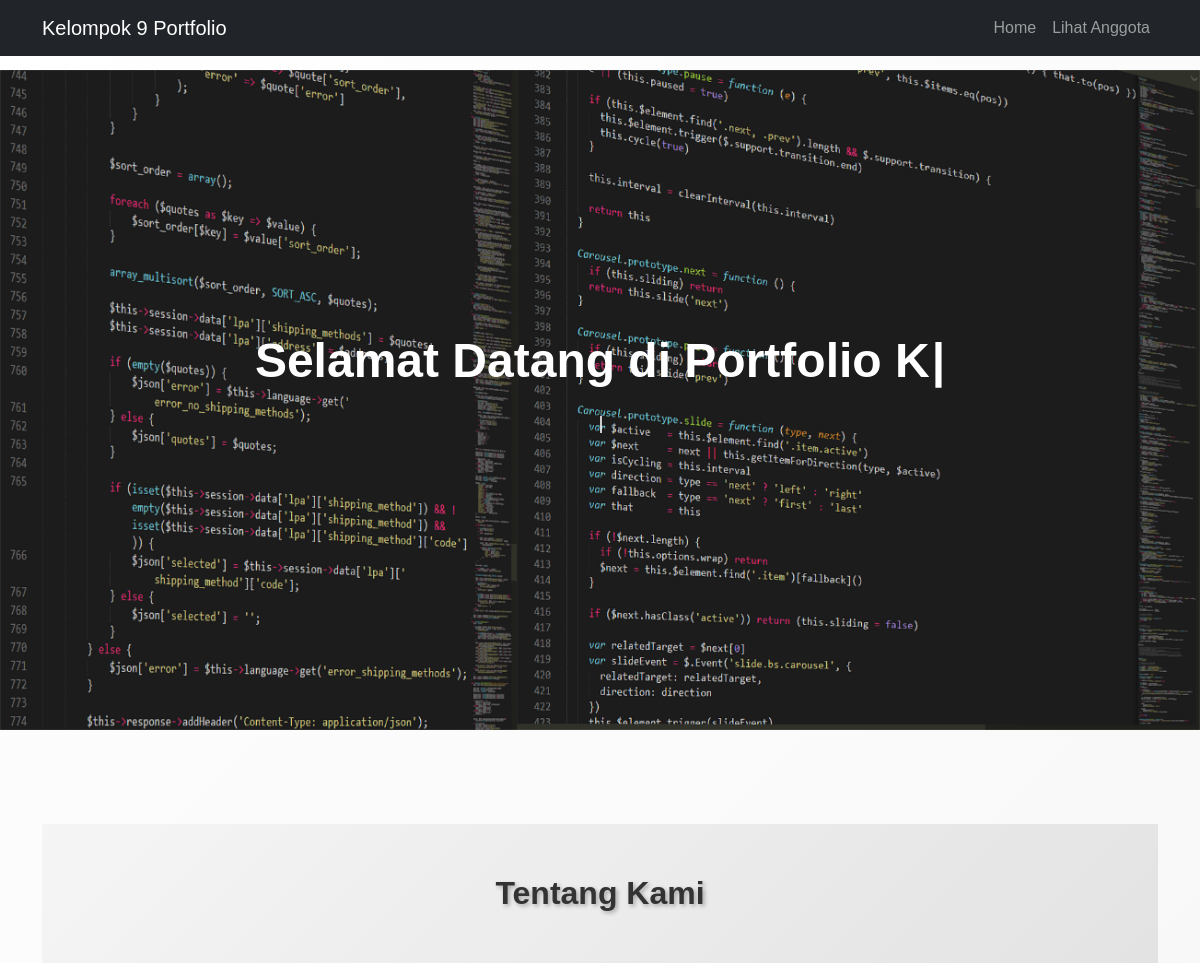
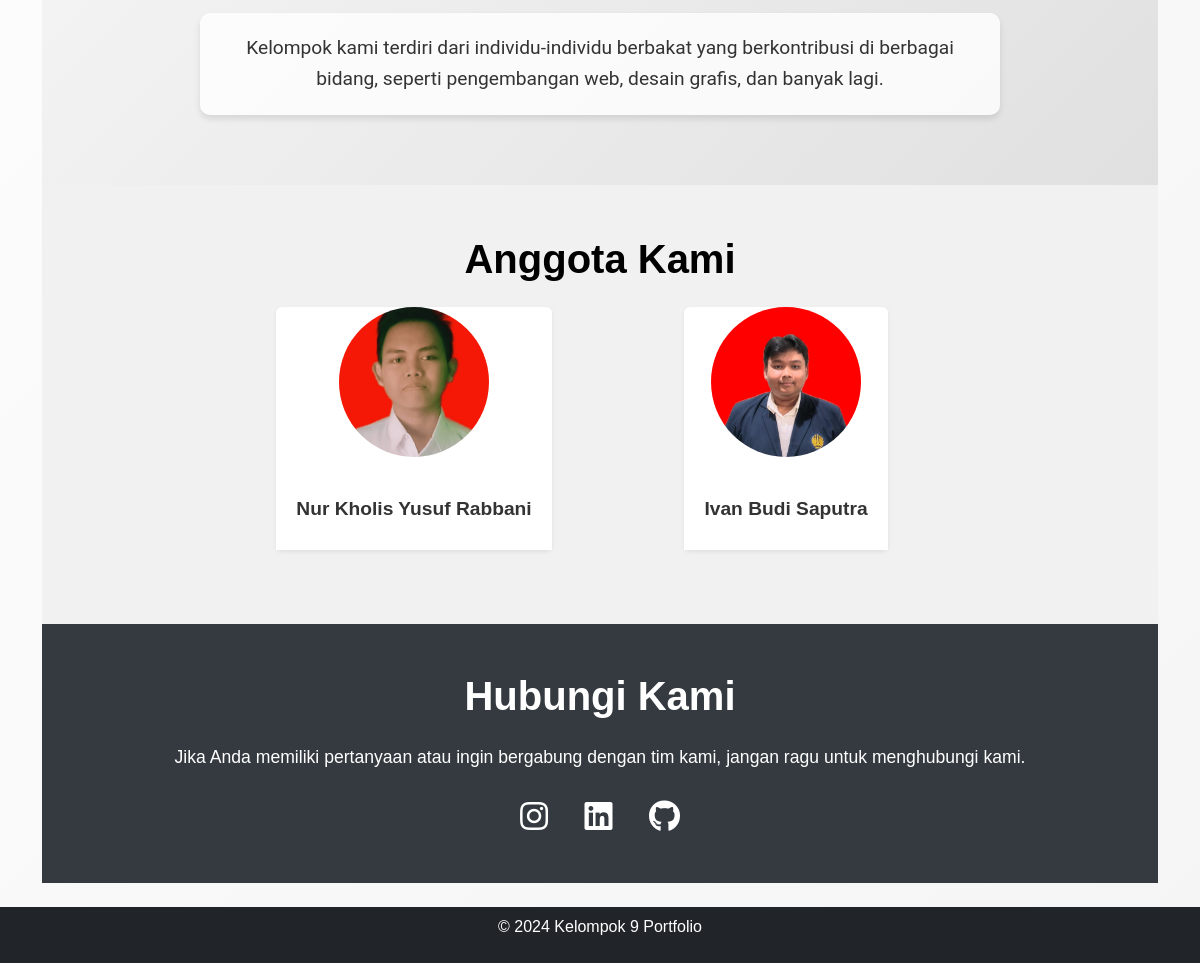
The page / on the database its author committed (2 pictures, top to bottom).
### tables this page shows
CREATE TABLE `users` (
  `id` int(11) NOT NULL,
  `name` varchar(100) NOT NULL,
  `bio` text NOT NULL,
  `photo` varchar(255) NOT NULL
);

### index.php (the view, shortened to what this page needs)
<!DOCTYPE html>
<html lang="en">
<head>
    <link href="https://cdn.jsdelivr.net/npm/bootstrap@5.3.2/dist/css/bootstrap.min.css" rel="stylesheet">
    <link href="https://cdnjs.cloudflare.com/ajax/libs/font-awesome/5.15.4/css/all.min.css" rel="stylesheet">
    <link rel="stylesheet" href="assets/css/style.css">
</head>
<body>
    <nav class="navbar navbar-expand-lg navbar-dark bg-dark fixed-top">
    <div class="container">
        <a class="navbar-brand">Kelompok 9 Portfolio</a>
        <div class="collapse navbar-collapse" id="navbarNav">
            <ul class="navbar-nav ms-auto">
                <li class="nav-item">
                    <a class="nav-link" href="index.php">Home</a>
                </li>
                <li class="nav-item">
                    <a class="nav-link" href="#members">Lihat Anggota</a>
                </li>
            </ul>
        </div>
    </div>
    </nav>
    <section class="hero-section text-center text-white">
        <div class="container py-5">
            <h1 id="hero-text"></h1>
            <p id="hero-desc"></p>
        </div>
    </section>
    <div class="container my-4">
         <section class="about-section">
            <div class="container text-center">
                <h2 class="mb-4">Tentang Kami</h2>
                <p>Kelompok kami terdiri dari individu-individu berbakat yang berkontribusi di berbagai bidang, seperti pengembangan web, desain grafis, dan banyak lagi.</p>
            </div>
        </section>
        <section id="members" class="members-section">
            <div class="container">
                <h2 class="text-center mb-4">Anggota Kami</h2>
                <div class="row justify-content-center">
                    <?php
                    include('db.php');
                    $result = $conn->query("SELECT id, name, photo FROM users");
                    if ($result && $result->num_rows > 0) {
                        while ($row = $result->fetch_assoc()) {
                            $photo = htmlspecialchars($row['photo']) ?: 'default.jpg';
                            echo "
                            <div class='col-md-4 mb-4 d-flex justify-content-center'>
                                <a href='portfolio.php?id=" . htmlspecialchars($row['id']) . "' class='text-decoration-none'>
                                    <div class='card border-0 shadow-sm'>
                                        <img src='assets/img/profile/" . $photo . "' class='card-img-top' alt='Foto profil anggota: " . htmlspecialchars($row['name']) . "' loading='lazy'>
                                        <div class='card-body'>
                                            <h5 class='card-title'>" . htmlspecialchars($row['name']) . "</h5>
                                        </div>
                                    </div>
                                </a>
                            </div>";
                        }
                    } else {
                        echo "<p class='text-danger text-center'>Data tidak tersedia saat ini.</p>";
                    }
                    ?>
                </div>
            </div>
        </section>
        <section class="contact-section py-5">
            <div class="container text-center">
                <h2 class="mb-4">Hubungi Kami</h2>
                <p>Jika Anda memiliki pertanyaan atau ingin bergabung dengan tim kami, jangan ragu untuk menghubungi kami.</p>
                <div class="social-icons">
                    <a href="https://www.instagram.com/yusufrabbani6/" target="_blank" class="text-white mx-3">
                        <i class="fab fa-instagram fa-2x"></i>
                    </a>
                    <a href="https://www.linkedin.com/in/nur-kholis-yusuf-rabbani/" target="_blank" class="text-white mx-3">
                        <i class="fab fa-linkedin fa-2x"></i>
                    </a>
                    <a href="https://github.com/NurKholisYusufRabbani" target="_blank" class="text-white mx-3">
                        <i class="fab fa-github fa-2x"></i>
                    </a>
                </div>
            </div>
        </section>
    </div>
    <footer class="text-center bg-dark py-2">
        <p>&copy; 2024 Kelompok 9 Portfolio</p>
    </footer>
</body>
</html>

### assets/css/style.css (style rules this page uses)
.hero-section { background: url('../img/bg/hero-bg.png') no-repeat center center/cover; height: 100vh; display: flex; background-size: 100% auto; align-items: center; justify-content: center; flex-direction: column; }
.hero-section h1 { font-size: 3rem; font-weight: bold; margin-bottom: 20px; }
.hero-section p { font-size: 1.2rem; margin-bottom: 30px; }
#hero-text::after, #hero-desc::after { content: "|"; display: inline-block; animation: blink 0.6s step-start infinite; margin-left: 2px; }
body { font-family: 'Arial', sans-serif; background: linear-gradient(135deg, #ffffff, #f5f5f5); color: #000000; text-decoration: none !important; }
h1, h2 { font-weight: bold; }
.about-section { background: linear-gradient(135deg, #f5f5f5, #e0e0e0); padding: 50px 0; color: #333; display: flex; justify-content: center; align-items: center; opacity: 0; transform: translateY(20px); animation: fadeIn 2.5s ease-out forwards; }
.about-section h2 { font-family: 'Poppins', sans-serif; font-weight: 600; text-shadow: 2px 2px 4px rgba(0, 0, 0, 0.3); text-align: center; }
.about-section p { font-family: 'Roboto', sans-serif; font-size: 1.2rem; line-height: 1.6; max-width: 800px; margin: 20px auto; background-color: rgba(255, 255, 255, 0.8); padding: 20px; border-radius: 10px; box-shadow: 0 4px 6px rgba(0, 0, 0, 0.1); }
.about-section .container { display: flex; flex-direction: column; align-items: center; gap: 20px; }
.members-section { background-color: #f1f1f1; padding: 50px 0; }
.members-section h2 { font-size: 2.5rem; margin-bottom: 40px; }
.card { border: none; box-shadow: 0 4px 8px rgba(0, 0, 0, 0.20); transition: transform 0.3s ease, box-shadow 0.3s ease; display: flex; flex-direction: column; align-items: center; justify-content: center; text-align: center; border: 2px solid transparent; transition: transform 0.3s ease, box-shadow 0.3s ease; }
.card-img-top { width: 150px; height: 150px; object-fit: cover; object-position: center; border-radius: 50%; margin-bottom: 20px; transition: transform 0.3s ease; }
.card-body { background-color: #fff; padding: 20px; display: flex; flex-direction: column; align-items: center; justify-content: center; }
.card-title { font-size: 1.2rem; font-weight: bold; color: #333; margin-bottom: 10px; text-align: center; }
.members-section .row { display: flex; flex-wrap: wrap; justify-content: center; }
.col-md-4 { display: flex; justify-content: center; }
.contact-section { background-color: #343a40; color: white; text-align: center; padding: 50px 0; }
.contact-section h2 { font-size: 2.5rem; margin-bottom: 20px; }
.contact-section p { font-size: 1.1rem; margin-bottom: 30px; }
.social-icons a { text-decoration: none; color: white; transition: transform 0.3s ease, color 0.3s ease; display: inline-block; margin: 0 15px; }
.social-icons i { margin: 0; }
footer { background-color: #343a40; color: white; text-align: center; }
footer p { font-size: 1rem; }

### rows shown on the page
users: photo (picture), name "Nur Kholis Yusuf Rabbani"
users: photo (picture), name "Ivan Budi Saputra"
